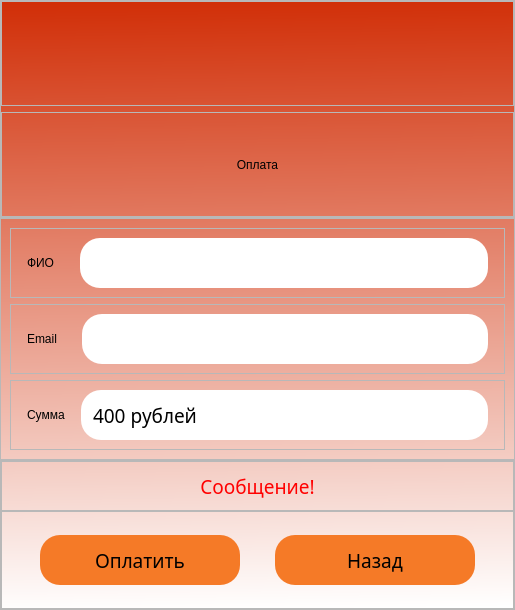
<?xml version="1.0" encoding="UTF-8"?>
<ui version="4.0">
 <class>PayWindow</class>
 <widget class="QMainWindow" name="PayWindow">
  <property name="geometry">
   <rect>
    <x>0</x>
    <y>0</y>
    <width>515</width>
    <height>610</height>
   </rect>
  </property>
  <property name="minimumSize">
   <size>
    <width>515</width>
    <height>610</height>
   </size>
  </property>
  <property name="maximumSize">
   <size>
    <width>515</width>
    <height>610</height>
   </size>
  </property>
  <property name="windowTitle">
   <string>Оплата</string>
  </property>
  <property name="windowIcon">
   <iconset resource="../qrc/img_logo.qrc">
    <normaloff>:/newPrefix/img/logo.png</normaloff>:/newPrefix/img/logo.png</iconset>
  </property>
  <property name="styleSheet">
   <string notr="true"/>
  </property>
  <widget class="QWidget" name="centralwidget">
   <property name="styleSheet">
    <string notr="true">background-color: qlineargradient(spread:pad, x1:0.525, y1:0, x2:0.537, y2:1, stop:0 rgba(209, 47, 8, 255), stop:1 rgba(255, 255, 255, 255));</string>
   </property>
   <layout class="QVBoxLayout" name="verticalLayout">
    <property name="spacing">
     <number>0</number>
    </property>
    <property name="leftMargin">
     <number>0</number>
    </property>
    <property name="topMargin">
     <number>0</number>
    </property>
    <property name="rightMargin">
     <number>0</number>
    </property>
    <property name="bottomMargin">
     <number>0</number>
    </property>
    <item>
     <widget class="QFrame" name="frame">
      <property name="styleSheet">
       <string notr="true">background-color: 0;</string>
      </property>
      <property name="frameShape">
       <enum>QFrame::StyledPanel</enum>
      </property>
      <property name="frameShadow">
       <enum>QFrame::Raised</enum>
      </property>
      <layout class="QVBoxLayout" name="verticalLayout_4">
       <property name="leftMargin">
        <number>0</number>
       </property>
       <property name="topMargin">
        <number>0</number>
       </property>
       <property name="rightMargin">
        <number>0</number>
       </property>
       <property name="bottomMargin">
        <number>0</number>
       </property>
       <item>
        <widget class="QFrame" name="frame_9">
         <property name="frameShape">
          <enum>QFrame::StyledPanel</enum>
         </property>
         <property name="frameShadow">
          <enum>QFrame::Raised</enum>
         </property>
         <layout class="QVBoxLayout" name="verticalLayout_5">
          <property name="leftMargin">
           <number>16</number>
          </property>
          <property name="topMargin">
           <number>16</number>
          </property>
          <property name="rightMargin">
           <number>16</number>
          </property>
          <property name="bottomMargin">
           <number>16</number>
          </property>
          <item>
           <widget class="QLabel" name="label_4">
            <property name="text">
             <string/>
            </property>
            <property name="pixmap">
             <pixmap resource="../qrc/img_logo.qrc">:/newPrefix/img/logo.png</pixmap>
            </property>
            <property name="alignment">
             <set>Qt::AlignCenter</set>
            </property>
           </widget>
          </item>
         </layout>
        </widget>
       </item>
       <item>
        <widget class="QFrame" name="frame_8">
         <property name="minimumSize">
          <size>
           <width>0</width>
           <height>0</height>
          </size>
         </property>
         <property name="maximumSize">
          <size>
           <width>16777215</width>
           <height>16777215</height>
          </size>
         </property>
         <property name="frameShape">
          <enum>QFrame::StyledPanel</enum>
         </property>
         <property name="frameShadow">
          <enum>QFrame::Raised</enum>
         </property>
         <layout class="QHBoxLayout" name="horizontalLayout_4">
          <item>
           <widget class="QLabel" name="label_5">
            <property name="styleSheet">
             <string notr="true">	font: 63 20pt &quot;Montserrat SemiBold&quot;;</string>
            </property>
            <property name="text">
             <string>Оплата</string>
            </property>
            <property name="alignment">
             <set>Qt::AlignCenter</set>
            </property>
           </widget>
          </item>
         </layout>
        </widget>
       </item>
      </layout>
     </widget>
    </item>
    <item>
     <widget class="QFrame" name="frame_2">
      <property name="styleSheet">
       <string notr="true">
background-color: 0;</string>
      </property>
      <property name="frameShape">
       <enum>QFrame::StyledPanel</enum>
      </property>
      <property name="frameShadow">
       <enum>QFrame::Raised</enum>
      </property>
      <layout class="QVBoxLayout" name="verticalLayout_3">
       <item>
        <widget class="QFrame" name="frame_6">
         <property name="frameShape">
          <enum>QFrame::StyledPanel</enum>
         </property>
         <property name="frameShadow">
          <enum>QFrame::Raised</enum>
         </property>
         <layout class="QHBoxLayout" name="horizontalLayout_2">
          <property name="spacing">
           <number>25</number>
          </property>
          <property name="leftMargin">
           <number>16</number>
          </property>
          <property name="rightMargin">
           <number>16</number>
          </property>
          <item>
           <widget class="QLabel" name="label_2">
            <property name="styleSheet">
             <string notr="true">	font: 63 14pt &quot;Montserrat SemiBold&quot;;</string>
            </property>
            <property name="text">
             <string>ФИО</string>
            </property>
           </widget>
          </item>
          <item>
           <widget class="QLineEdit" name="lineEdit">
            <property name="minimumSize">
             <size>
              <width>0</width>
              <height>50</height>
             </size>
            </property>
            <property name="maximumSize">
             <size>
              <width>16777215</width>
              <height>50</height>
             </size>
            </property>
            <property name="font">
             <font>
              <family>Montserrat Medium</family>
              <pointsize>14</pointsize>
             </font>
            </property>
            <property name="styleSheet">
             <string notr="true">border: 0;
border-radius: 20px;
padding-left: 10px;
padding-right: 10px;</string>
            </property>
            <property name="text">
             <string/>
            </property>
            <property name="clearButtonEnabled">
             <bool>true</bool>
            </property>
           </widget>
          </item>
         </layout>
        </widget>
       </item>
       <item>
        <widget class="QFrame" name="frame_10">
         <property name="frameShape">
          <enum>QFrame::StyledPanel</enum>
         </property>
         <property name="frameShadow">
          <enum>QFrame::Raised</enum>
         </property>
         <layout class="QHBoxLayout" name="horizontalLayout_7">
          <property name="spacing">
           <number>25</number>
          </property>
          <property name="leftMargin">
           <number>16</number>
          </property>
          <property name="rightMargin">
           <number>16</number>
          </property>
          <item>
           <widget class="QLabel" name="label_7">
            <property name="styleSheet">
             <string notr="true">	font: 63 14pt &quot;Montserrat SemiBold&quot;;</string>
            </property>
            <property name="text">
             <string>Email</string>
            </property>
           </widget>
          </item>
          <item>
           <widget class="QLineEdit" name="lineEdit_4">
            <property name="minimumSize">
             <size>
              <width>0</width>
              <height>50</height>
             </size>
            </property>
            <property name="maximumSize">
             <size>
              <width>16777215</width>
              <height>50</height>
             </size>
            </property>
            <property name="font">
             <font>
              <family>Montserrat Medium</family>
              <pointsize>14</pointsize>
             </font>
            </property>
            <property name="styleSheet">
             <string notr="true">border: 0;
border-radius: 20px;
padding-left: 10px;
padding-right: 10px;</string>
            </property>
            <property name="text">
             <string/>
            </property>
            <property name="clearButtonEnabled">
             <bool>true</bool>
            </property>
           </widget>
          </item>
         </layout>
        </widget>
       </item>
       <item>
        <widget class="QFrame" name="frame_7">
         <property name="frameShape">
          <enum>QFrame::StyledPanel</enum>
         </property>
         <property name="frameShadow">
          <enum>QFrame::Raised</enum>
         </property>
         <layout class="QHBoxLayout" name="horizontalLayout_3">
          <property name="spacing">
           <number>16</number>
          </property>
          <property name="leftMargin">
           <number>16</number>
          </property>
          <property name="rightMargin">
           <number>16</number>
          </property>
          <item>
           <widget class="QLabel" name="label_3">
            <property name="styleSheet">
             <string notr="true">font: 63 14pt &quot;Montserrat SemiBold&quot;;</string>
            </property>
            <property name="text">
             <string>Сумма</string>
            </property>
           </widget>
          </item>
          <item>
           <widget class="QLineEdit" name="lineEdit_2">
            <property name="minimumSize">
             <size>
              <width>0</width>
              <height>50</height>
             </size>
            </property>
            <property name="maximumSize">
             <size>
              <width>16777215</width>
              <height>50</height>
             </size>
            </property>
            <property name="font">
             <font>
              <family>Montserrat Medium</family>
              <pointsize>14</pointsize>
             </font>
            </property>
            <property name="cursor">
             <cursorShape>ForbiddenCursor</cursorShape>
            </property>
            <property name="mouseTracking">
             <bool>false</bool>
            </property>
            <property name="focusPolicy">
             <enum>Qt::NoFocus</enum>
            </property>
            <property name="styleSheet">
             <string notr="true">border: 0;
border-radius: 20px;
padding-left: 10px;
padding-right: 10px;</string>
            </property>
            <property name="text">
             <string>400 рублей</string>
            </property>
            <property name="echoMode">
             <enum>QLineEdit::Normal</enum>
            </property>
            <property name="dragEnabled">
             <bool>false</bool>
            </property>
            <property name="readOnly">
             <bool>false</bool>
            </property>
            <property name="placeholderText">
             <string/>
            </property>
            <property name="clearButtonEnabled">
             <bool>false</bool>
            </property>
           </widget>
          </item>
         </layout>
        </widget>
       </item>
      </layout>
     </widget>
    </item>
    <item>
     <widget class="QFrame" name="frame_3">
      <property name="minimumSize">
       <size>
        <width>0</width>
        <height>150</height>
       </size>
      </property>
      <property name="maximumSize">
       <size>
        <width>16777215</width>
        <height>150</height>
       </size>
      </property>
      <property name="styleSheet">
       <string notr="true">background-color: 0;</string>
      </property>
      <property name="frameShape">
       <enum>QFrame::StyledPanel</enum>
      </property>
      <property name="frameShadow">
       <enum>QFrame::Raised</enum>
      </property>
      <layout class="QVBoxLayout" name="verticalLayout_2">
       <property name="spacing">
        <number>0</number>
       </property>
       <property name="leftMargin">
        <number>0</number>
       </property>
       <property name="topMargin">
        <number>0</number>
       </property>
       <property name="rightMargin">
        <number>0</number>
       </property>
       <property name="bottomMargin">
        <number>0</number>
       </property>
       <item>
        <widget class="QFrame" name="frame_4">
         <property name="minimumSize">
          <size>
           <width>0</width>
           <height>50</height>
          </size>
         </property>
         <property name="maximumSize">
          <size>
           <width>16777215</width>
           <height>50</height>
          </size>
         </property>
         <property name="frameShape">
          <enum>QFrame::StyledPanel</enum>
         </property>
         <property name="frameShadow">
          <enum>QFrame::Raised</enum>
         </property>
         <layout class="QHBoxLayout" name="horizontalLayout">
          <property name="spacing">
           <number>0</number>
          </property>
          <property name="leftMargin">
           <number>0</number>
          </property>
          <property name="topMargin">
           <number>0</number>
          </property>
          <property name="rightMargin">
           <number>0</number>
          </property>
          <property name="bottomMargin">
           <number>0</number>
          </property>
          <item>
           <widget class="QLabel" name="label">
            <property name="font">
             <font>
              <family>Montserrat Medium</family>
              <pointsize>14</pointsize>
             </font>
            </property>
            <property name="styleSheet">
             <string notr="true">color: rgb(255, 0, 0);</string>
            </property>
            <property name="text">
             <string>Сообщение!</string>
            </property>
            <property name="alignment">
             <set>Qt::AlignCenter</set>
            </property>
           </widget>
          </item>
         </layout>
        </widget>
       </item>
       <item>
        <widget class="QFrame" name="frame_5">
         <property name="frameShape">
          <enum>QFrame::StyledPanel</enum>
         </property>
         <property name="frameShadow">
          <enum>QFrame::Raised</enum>
         </property>
         <layout class="QHBoxLayout" name="horizontalLayout_5">
          <item>
           <widget class="QPushButton" name="pushButton_3">
            <property name="minimumSize">
             <size>
              <width>200</width>
              <height>50</height>
             </size>
            </property>
            <property name="maximumSize">
             <size>
              <width>200</width>
              <height>50</height>
             </size>
            </property>
            <property name="font">
             <font>
              <family>Montserrat SemiBold</family>
              <pointsize>14</pointsize>
              <weight>7</weight>
              <italic>false</italic>
              <bold>false</bold>
             </font>
            </property>
            <property name="styleSheet">
             <string notr="true">QPushButton{
	background-color: #F57A27;
	border: 0;
	border-radius: 20px;
	font: 63 14pt &quot;Montserrat SemiBold&quot;;
}

QPushButton:hover{
	background-color: #D63201;
	color: #fff;
}</string>
            </property>
            <property name="text">
             <string>Оплатить</string>
            </property>
           </widget>
          </item>
          <item>
           <widget class="QPushButton" name="pushButton_4">
            <property name="minimumSize">
             <size>
              <width>200</width>
              <height>50</height>
             </size>
            </property>
            <property name="maximumSize">
             <size>
              <width>200</width>
              <height>50</height>
             </size>
            </property>
            <property name="font">
             <font>
              <family>Montserrat SemiBold</family>
              <pointsize>14</pointsize>
              <weight>7</weight>
              <italic>false</italic>
              <bold>false</bold>
             </font>
            </property>
            <property name="styleSheet">
             <string notr="true">QPushButton{
	background-color: #F57A27;
	border: 0;
	border-radius: 20px;
	font: 63 14pt &quot;Montserrat SemiBold&quot;;
}

QPushButton:hover{
	background-color: #D63201;
	color: #fff;
}</string>
            </property>
            <property name="text">
             <string>Назад</string>
            </property>
           </widget>
          </item>
         </layout>
        </widget>
       </item>
      </layout>
     </widget>
    </item>
   </layout>
  </widget>
 </widget>
 <resources>
  <include location="../qrc/img_logo.qrc"/>
 </resources>
 <connections/>
</ui>
